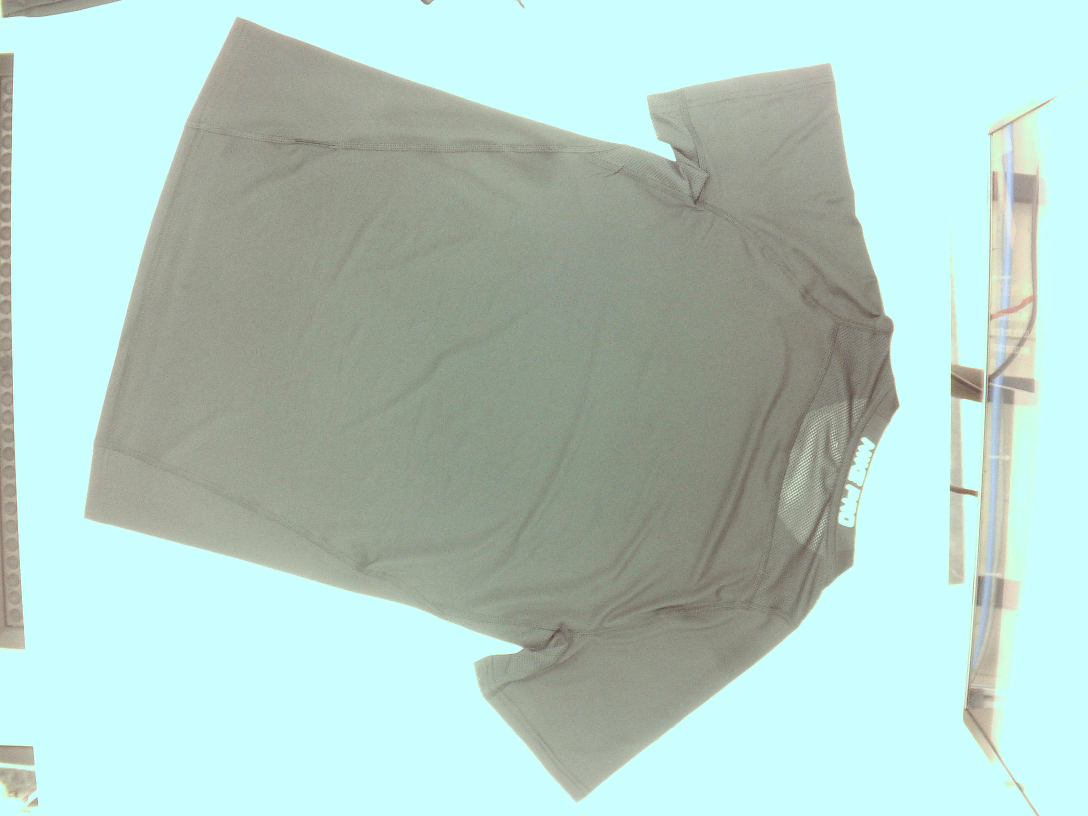
#> input picture test/WIN_20180126_152758.JPG, 3264 x 2448 px, found by its file name (shown at 1/3 size)
$ python CornerDetection.py
#> lines starting #> are read from the running program, lines starting #| are printed output that depends on the picture; after the words box and inside, x2 and y2 are one past the last pixel; in counts of white or black regions, pixels touching at a corner belong together; pictures that were not available may be replaced by others from this repository, and a replacement may not be noted
import numpy as np
import cv2

# cap = cv2.VideoCapture(0)
cap = cv2.VideoCapture("test\WIN_20180403_081531.MP4")
original = cv2.imread("test\WIN_20180126_152758.JPG")
#> original is the input picture: shape (2448, 3264, 3); mean B, G, R 197.9, 205.3, 178.1

while(True):
	# Capture frame-by-frame
	ret, frame = cap.read()
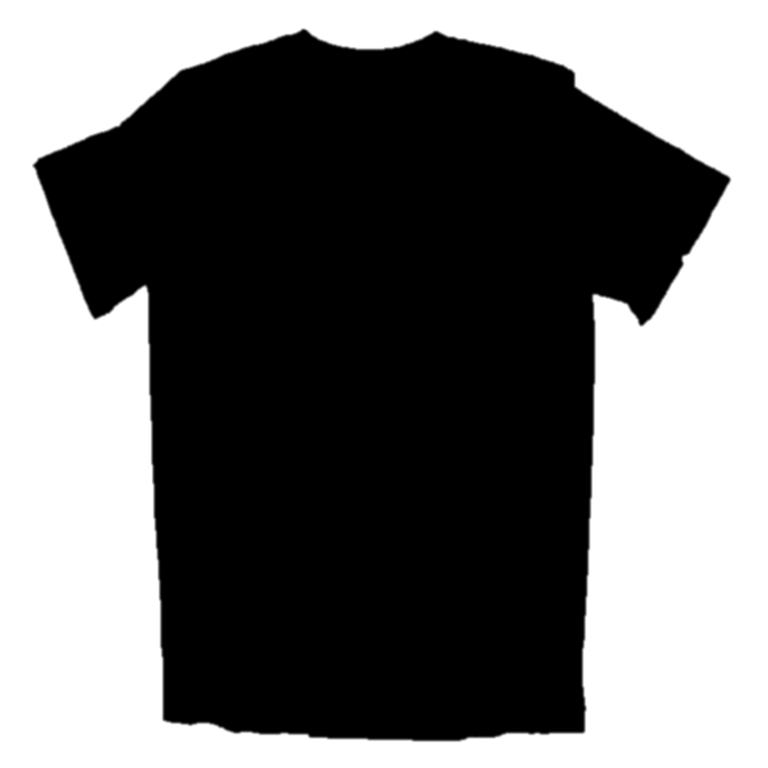
#> input picture Calibration_image.jpg, 3072 x 3072 px, given in place of WIN_20180403_081531.MP4, which was not available (shown at 1/4 size)
#> frame is the input picture: shape (3072, 3072, 3); min 0, max 255, mean 111.1
	frame = original.copy()
	if ret:
		# cv2.imshow("Original", frame)
		gray = cv2.cvtColor(frame,cv2.COLOR_BGR2GRAY)
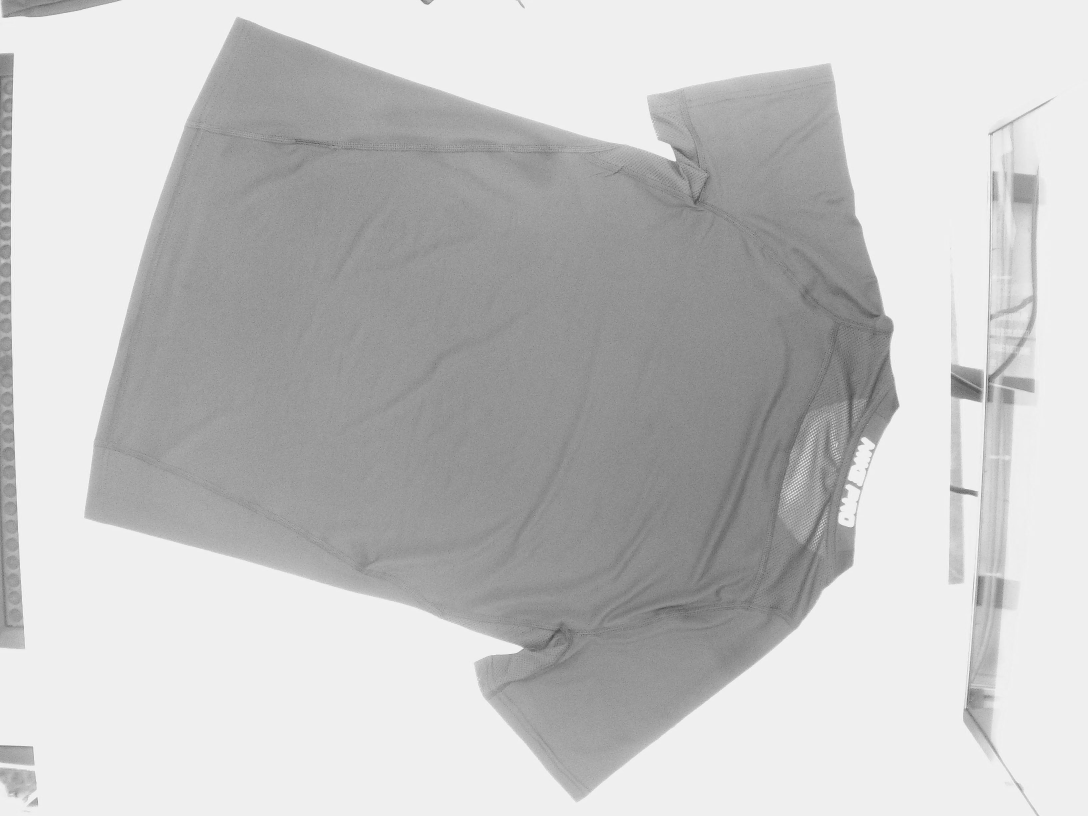
#> gray: shape (2448, 3264) (shown at 1/3 size); min 9, max 254, mean 196.4

		gray = np.float32(gray)
		median = cv2.medianBlur(gray, 3)											# Median filtering(second parameter can only be an odd number)
		thresh = 220
		binary = cv2.threshold(median, thresh, 255, cv2.THRESH_BINARY_INV)[1]		# Convert image into black & white
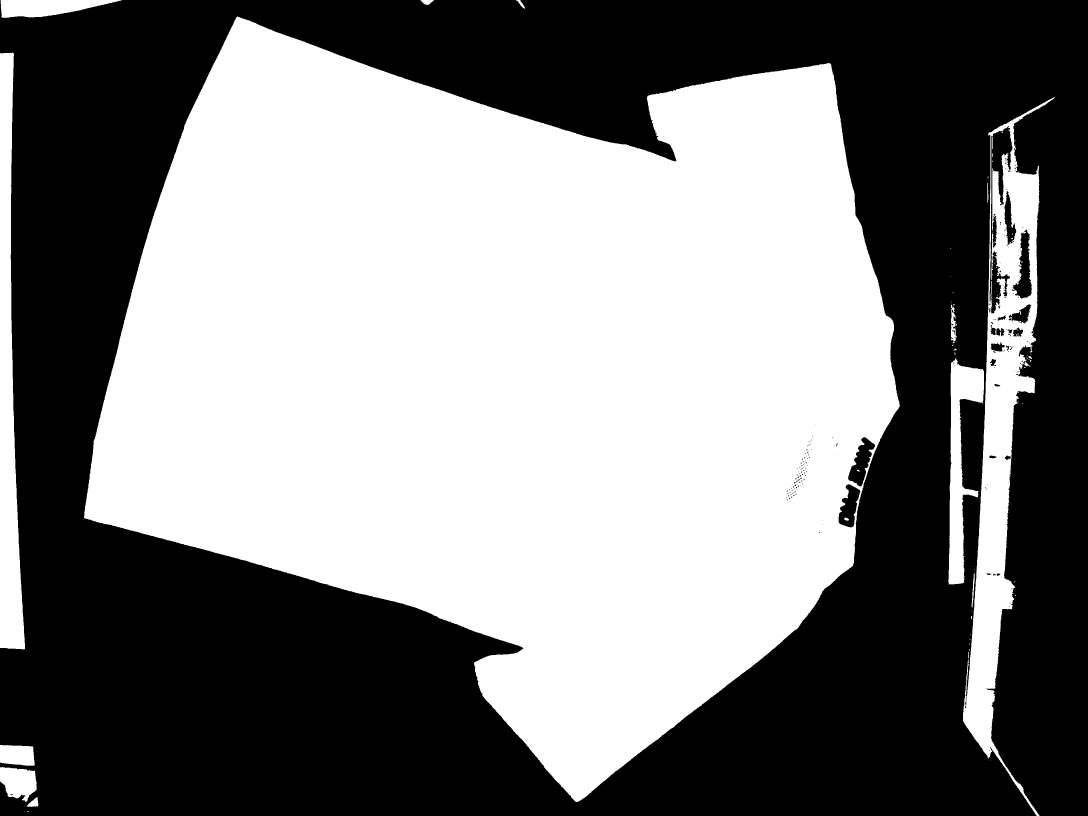
#> binary: shape (2448, 3264) float32 (shown at 1/3 size); 49.9% white; 82 white regions (59 under 20 px), largest, box (x1, y1, x2, y2) and area: (252, 50, 2700, 2407) 3680781, (2889, 290, 3167, 2448) 169057, (0, 158, 75, 1948) 78348
		binary = cv2.erode(binary, None, iterations=2)								# Erosion - make smaller white area
#> binary: shape (2448, 3264) float32; 49.1% white; 77 white regions (57 under 20 px), largest, box (x1, y1, x2, y2) and area: (254, 53, 2697, 2404) 3653705, (2891, 306, 3141, 2287) 142772, (0, 161, 73, 1946) 74403
		binary = cv2.dilate(binary, None, iterations=2)								# Dilation - make bigger white area
#> binary: shape (2448, 3264) float32; 49.8% white; 28 white regions, largest, box (x1, y1, x2, y2) and area: (252, 51, 2699, 2406) 3679580, (2889, 304, 3143, 2298) 161917, (0, 159, 75, 1948) 78331
		# dst = cv2.cornerHarris(gray,2,3,0.04)
		dst = cv2.cornerHarris(binary,2,3,0.1)
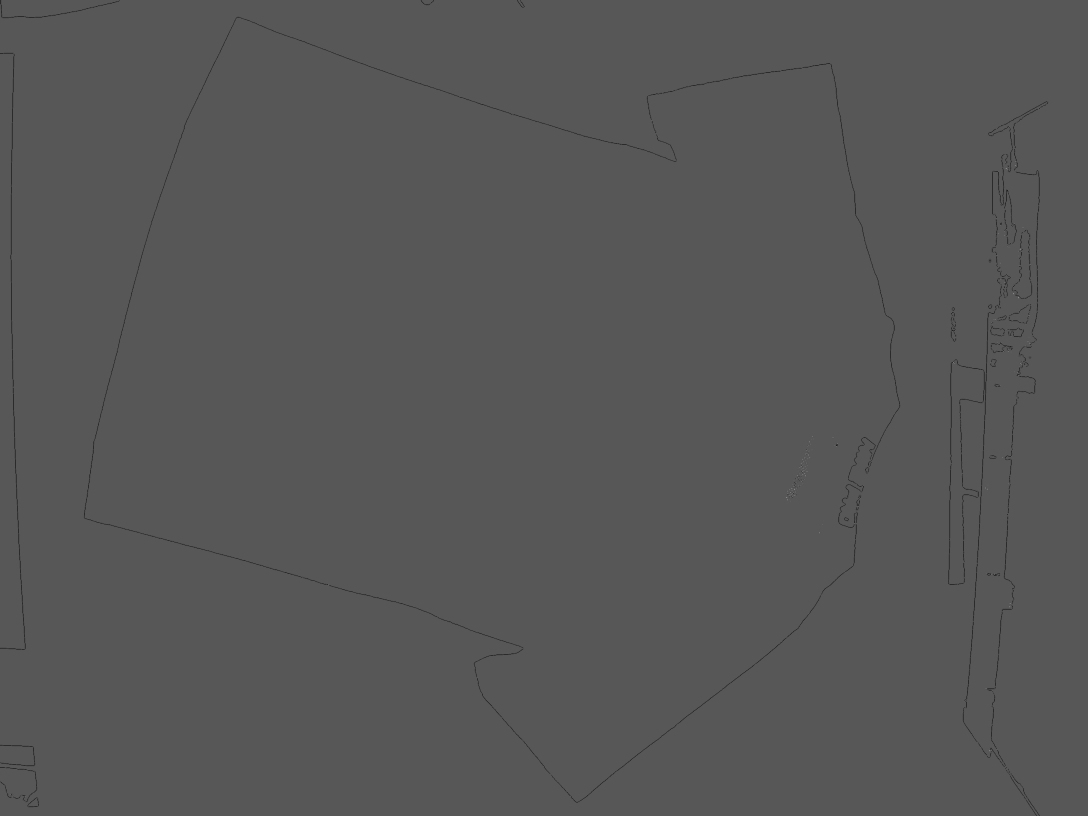
#> dst: shape (2448, 3264) float32 (shown at 1/3 size); min -422825056, max 802706944, mean -1346055.4; drawn with min black and max white

		binary = cv2.resize(binary, (640,480))
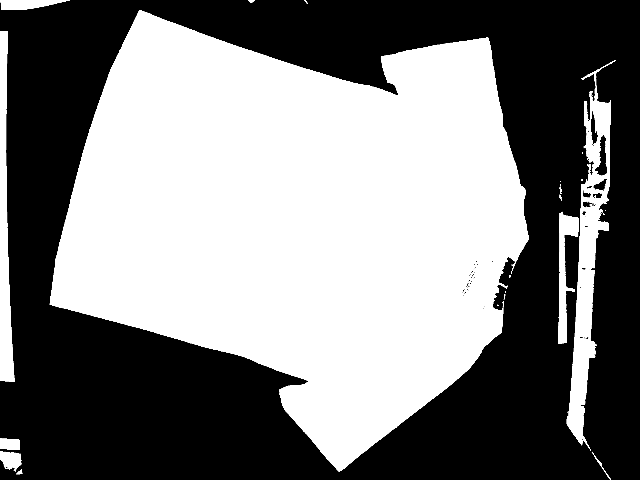
#> binary: shape (480, 640) float32; min 0, max 255, mean 127.1
		cv2.imshow("Original", binary)
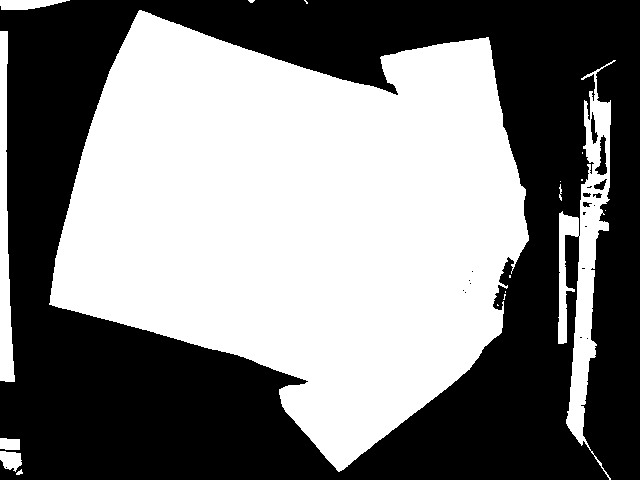
#> window 'Original': shape (480, 640); min 0, max 255, mean 127.5

		#result is dilated for marking the corners, not important
		dst = cv2.dilate(dst,None)

		# Threshold for an optimal value, it may vary depending on the image.
		frame[dst>0.01*dst.max()]=[0,0,255]
#> frame: shape (2448, 3264, 3)
		# frame = cv2.resize(frame, (int(width*2.1),int(height*2.1)))
		frame = cv2.resize(frame, (640,480))
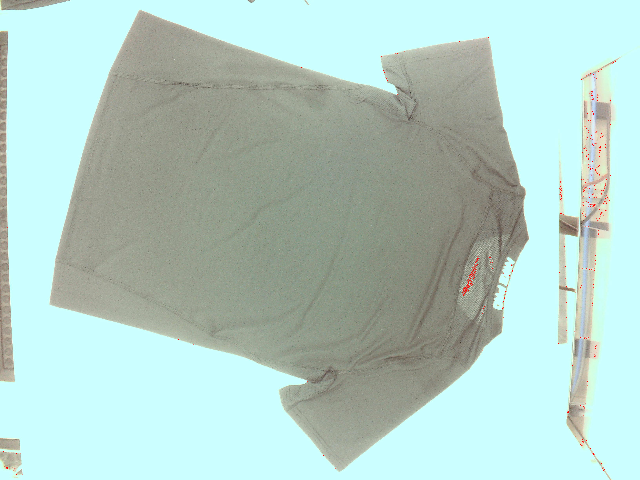
#> frame: shape (480, 640, 3); mean B, G, R 197.7, 205, 178.1
		cv2.imshow("Processed", frame)

	if cv2.waitKey(1) & 0xFF == ord('q'):
#> (key q is pressed here)
		break

# When everything done, release the capture
cap.release()
cv2.destroyAllWindows()
